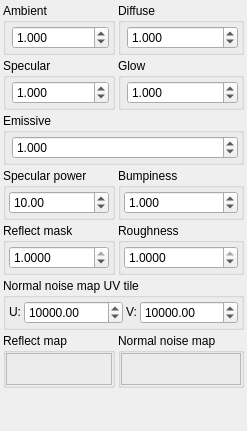
             <widget class="QWidget" name="tab_2">
              <property name="autoFillBackground">
               <bool>true</bool>
              </property>
              <attribute name="title">
               <string>Material</string>
              </attribute>
              <layout class="QGridLayout" name="gridLayout_23">
               <property name="leftMargin">
                <number>3</number>
               </property>
               <property name="topMargin">
                <number>3</number>
               </property>
               <property name="rightMargin">
                <number>3</number>
               </property>
               <property name="bottomMargin">
                <number>3</number>
               </property>
               <property name="spacing">
                <number>3</number>
               </property>
               <item row="9" column="0">
                <spacer name="verticalSpacer_4">
                 <property name="orientation">
                  <enum>Qt::Vertical</enum>
                 </property>
                 <property name="sizeHint" stdset="0">
                  <size>
                   <width>20</width>
                   <height>40</height>
                  </size>
                 </property>
                </spacer>
               </item>
               <item row="0" column="0">
                <widget class="GroupBox" name="groupBox_46">
                 <property name="title">
                  <string>Ambient</string>
                 </property>
                 <layout class="QGridLayout" name="gridLayout_24">
                  <property name="leftMargin">
                   <number>3</number>
                  </property>
                  <property name="topMargin">
                   <number>3</number>
                  </property>
                  <property name="rightMargin">
                   <number>3</number>
                  </property>
                  <property name="bottomMargin">
                   <number>3</number>
                  </property>
                  <property name="spacing">
                   <number>3</number>
                  </property>
                  <item row="0" column="0">
                   <widget class="ColorSelector" name="MaterialAmbientColor">
                    <property name="sizePolicy">
                     <sizepolicy hsizetype="Fixed" vsizetype="Preferred">
                      <horstretch>0</horstretch>
                      <verstretch>0</verstretch>
                     </sizepolicy>
                    </property>
                   </widget>
                  </item>
                  <item row="0" column="1">
                   <widget class="DoubleSpinBox" name="MaterialAmbientColorIntensity">
                    <property name="accelerated">
                     <bool>true</bool>
                    </property>
                    <property name="decimals">
                     <number>3</number>
                    </property>
                    <property name="maximum">
                     <double>100.000000000000000</double>
                    </property>
                    <property name="singleStep">
                     <double>0.001000000000000</double>
                    </property>
                    <property name="value">
                     <double>1.000000000000000</double>
                    </property>
                   </widget>
                  </item>
                 </layout>
                </widget>
               </item>
               <item row="0" column="1">
                <widget class="GroupBox" name="groupBox_47">
                 <property name="title">
                  <string>Diffuse</string>
                 </property>
                 <layout class="QGridLayout" name="gridLayout_47">
                  <property name="leftMargin">
                   <number>3</number>
                  </property>
                  <property name="topMargin">
                   <number>3</number>
                  </property>
                  <property name="rightMargin">
                   <number>3</number>
                  </property>
                  <property name="bottomMargin">
                   <number>3</number>
                  </property>
                  <property name="spacing">
                   <number>3</number>
                  </property>
                  <item row="0" column="1">
                   <widget class="DoubleSpinBox" name="MaterialDiffuseColorIntensity">
                    <property name="accelerated">
                     <bool>true</bool>
                    </property>
                    <property name="decimals">
                     <number>3</number>
                    </property>
                    <property name="maximum">
                     <double>100.000000000000000</double>
                    </property>
                    <property name="singleStep">
                     <double>0.001000000000000</double>
                    </property>
                    <property name="value">
                     <double>1.000000000000000</double>
                    </property>
                   </widget>
                  </item>
                  <item row="0" column="0">
                   <widget class="ColorSelector" name="MaterialDiffuseColor">
                    <property name="sizePolicy">
                     <sizepolicy hsizetype="Fixed" vsizetype="Preferred">
                      <horstretch>0</horstretch>
                      <verstretch>0</verstretch>
                     </sizepolicy>
                    </property>
                   </widget>
                  </item>
                 </layout>
                </widget>
               </item>
               <item row="1" column="1">
                <widget class="GroupBox" name="groupBox_49">
                 <property name="title">
                  <string>Glow</string>
                 </property>
                 <layout class="QGridLayout" name="gridLayout_60">
                  <property name="leftMargin">
                   <number>3</number>
                  </property>
                  <property name="topMargin">
                   <number>3</number>
                  </property>
                  <property name="rightMargin">
                   <number>3</number>
                  </property>
                  <property name="bottomMargin">
                   <number>3</number>
                  </property>
                  <property name="spacing">
                   <number>3</number>
                  </property>
                  <item row="0" column="1">
                   <widget class="DoubleSpinBox" name="MaterialGlowColorIntensity">
                    <property name="accelerated">
                     <bool>true</bool>
                    </property>
                    <property name="decimals">
                     <number>3</number>
                    </property>
                    <property name="maximum">
                     <double>100.000000000000000</double>
                    </property>
                    <property name="singleStep">
                     <double>0.001000000000000</double>
                    </property>
                    <property name="value">
                     <double>1.000000000000000</double>
                    </property>
                   </widget>
                  </item>
                  <item row="0" column="0">
                   <widget class="ColorSelector" name="MaterialGlowColor">
                    <property name="sizePolicy">
                     <sizepolicy hsizetype="Fixed" vsizetype="Preferred">
                      <horstretch>0</horstretch>
                      <verstretch>0</verstretch>
                     </sizepolicy>
                    </property>
                   </widget>
                  </item>
                 </layout>
                </widget>
               </item>
               <item row="4" column="1">
                <widget class="GroupBox" name="groupBox_52">
                 <property name="title">
                  <string>Roughness</string>
                 </property>
                 <layout class="QGridLayout" name="gridLayout_64">
                  <property name="leftMargin">
                   <number>3</number>
                  </property>
                  <property name="topMargin">
                   <number>3</number>
                  </property>
                  <property name="rightMargin">
                   <number>3</number>
                  </property>
                  <property name="bottomMargin">
                   <number>3</number>
                  </property>
                  <property name="spacing">
                   <number>3</number>
                  </property>
                  <item row="0" column="0">
                   <widget class="DoubleSpinBox" name="MaterialRoughness">
                    <property name="sizePolicy">
                     <sizepolicy hsizetype="Minimum" vsizetype="Fixed">
                      <horstretch>0</horstretch>
                      <verstretch>0</verstretch>
                     </sizepolicy>
                    </property>
                    <property name="accelerated">
                     <bool>true</bool>
                    </property>
                    <property name="decimals">
                     <number>4</number>
                    </property>
                    <property name="minimum">
                     <double>0.000000000000000</double>
                    </property>
                    <property name="maximum">
                     <double>1.000000000000000</double>
                    </property>
                    <property name="singleStep">
                     <double>0.000100000000000</double>
                    </property>
                    <property name="value">
                     <double>1.000000000000000</double>
                    </property>
                   </widget>
                  </item>
                 </layout>
                </widget>
               </item>
               <item row="3" column="0">
                <widget class="GroupBox" name="groupBox_51">
                 <property name="title">
                  <string>Specular power</string>
                 </property>
                 <layout class="QGridLayout" name="gridLayout_63">
                  <property name="leftMargin">
                   <number>3</number>
                  </property>
                  <property name="topMargin">
                   <number>3</number>
                  </property>
                  <property name="rightMargin">
                   <number>3</number>
                  </property>
                  <property name="bottomMargin">
                   <number>3</number>
                  </property>
                  <property name="spacing">
                   <number>3</number>
                  </property>
                  <item row="0" column="0">
                   <widget class="DoubleSpinBox" name="MaterialSpecularPower">
                    <property name="sizePolicy">
                     <sizepolicy hsizetype="Minimum" vsizetype="Fixed">
                      <horstretch>0</horstretch>
                      <verstretch>0</verstretch>
                     </sizepolicy>
                    </property>
                    <property name="accelerated">
                     <bool>true</bool>
                    </property>
                    <property name="decimals">
                     <number>2</number>
                    </property>
                    <property name="minimum">
                     <double>0.000000000000000</double>
                    </property>
                    <property name="maximum">
                     <double>100000.000000000000000</double>
                    </property>
                    <property name="singleStep">
                     <double>0.010000000000000</double>
                    </property>
                    <property name="value">
                     <double>10.000000000000000</double>
                    </property>
                   </widget>
                  </item>
                 </layout>
                </widget>
               </item>
               <item row="3" column="1">
                <widget class="GroupBox" name="groupBox_53">
                 <property name="title">
                  <string>Bumpiness</string>
                 </property>
                 <layout class="QGridLayout" name="gridLayout_65">
                  <property name="leftMargin">
                   <number>3</number>
                  </property>
                  <property name="topMargin">
                   <number>3</number>
                  </property>
                  <property name="rightMargin">
                   <number>3</number>
                  </property>
                  <property name="bottomMargin">
                   <number>3</number>
                  </property>
                  <property name="spacing">
                   <number>3</number>
                  </property>
                  <item row="0" column="0">
                   <widget class="DoubleSpinBox" name="MaterialBumpiness">
                    <property name="sizePolicy">
                     <sizepolicy hsizetype="Minimum" vsizetype="Fixed">
                      <horstretch>0</horstretch>
                      <verstretch>0</verstretch>
                     </sizepolicy>
                    </property>
                    <property name="accelerated">
                     <bool>true</bool>
                    </property>
                    <property name="decimals">
                     <number>3</number>
                    </property>
                    <property name="minimum">
                     <double>-99.000000000000000</double>
                    </property>
                    <property name="maximum">
                     <double>99.000000000000000</double>
                    </property>
                    <property name="singleStep">
                     <double>0.001000000000000</double>
                    </property>
                    <property name="value">
                     <double>1.000000000000000</double>
                    </property>
                   </widget>
                  </item>
                 </layout>
                </widget>
               </item>
               <item row="2" column="0" colspan="2">
                <widget class="GroupBox" name="groupBox_50">
                 <property name="title">
                  <string>Emissive</string>
                 </property>
                 <layout class="QGridLayout" name="gridLayout_61">
                  <property name="leftMargin">
                   <number>3</number>
                  </property>
                  <property name="topMargin">
                   <number>3</number>
                  </property>
                  <property name="rightMargin">
                   <number>3</number>
                  </property>
                  <property name="bottomMargin">
                   <number>3</number>
                  </property>
                  <property name="spacing">
                   <number>3</number>
                  </property>
                  <item row="0" column="1">
                   <widget class="DoubleSpinBox" name="MaterialEmissiveColorIntensity">
                    <property name="accelerated">
                     <bool>true</bool>
                    </property>
                    <property name="decimals">
                     <number>3</number>
                    </property>
                    <property name="maximum">
                     <double>100.000000000000000</double>
                    </property>
                    <property name="singleStep">
                     <double>0.001000000000000</double>
                    </property>
                    <property name="value">
                     <double>1.000000000000000</double>
                    </property>
                   </widget>
                  </item>
                  <item row="0" column="0">
                   <widget class="ColorSelector" name="MaterialEmissiveColor">
                    <property name="sizePolicy">
                     <sizepolicy hsizetype="Fixed" vsizetype="Preferred">
                      <horstretch>0</horstretch>
                      <verstretch>0</verstretch>
                     </sizepolicy>
                    </property>
                   </widget>
                  </item>
                 </layout>
                </widget>
               </item>
               <item row="1" column="0">
                <widget class="GroupBox" name="groupBox_48">
                 <property name="title">
                  <string>Specular</string>
                 </property>
                 <layout class="QGridLayout" name="gridLayout_58">
                  <property name="leftMargin">
                   <number>3</number>
                  </property>
                  <property name="topMargin">
                   <number>3</number>
                  </property>
                  <property name="rightMargin">
                   <number>3</number>
                  </property>
                  <property name="bottomMargin">
                   <number>3</number>
                  </property>
                  <property name="spacing">
                   <number>3</number>
                  </property>
                  <item row="0" column="1">
                   <widget class="DoubleSpinBox" name="MaterialSpecularColorIntensity">
                    <property name="accelerated">
                     <bool>true</bool>
                    </property>
                    <property name="decimals">
                     <number>3</number>
                    </property>
                    <property name="maximum">
                     <double>100.000000000000000</double>
                    </property>
                    <property name="singleStep">
                     <double>0.001000000000000</double>
                    </property>
                    <property name="value">
                     <double>1.000000000000000</double>
                    </property>
                   </widget>
                  </item>
                  <item row="0" column="0">
                   <widget class="ColorSelector" name="MaterialSpecularColor">
                    <property name="sizePolicy">
                     <sizepolicy hsizetype="Fixed" vsizetype="Preferred">
                      <horstretch>0</horstretch>
                      <verstretch>0</verstretch>
                     </sizepolicy>
                    </property>
                   </widget>
                  </item>
                 </layout>
                </widget>
               </item>
               <item row="4" column="0">
                <widget class="GroupBox" name="groupBox_54">
                 <property name="title">
                  <string>Reflect mask</string>
                 </property>
                 <layout class="QGridLayout" name="gridLayout_66">
                  <property name="leftMargin">
                   <number>3</number>
                  </property>
                  <property name="topMargin">
                   <number>3</number>
                  </property>
                  <property name="rightMargin">
                   <number>3</number>
                  </property>
                  <property name="bottomMargin">
                   <number>3</number>
                  </property>
                  <property name="spacing">
                   <number>3</number>
                  </property>
                  <item row="0" column="0">
                   <widget class="DoubleSpinBox" name="MaterialReflectmask">
                    <property name="sizePolicy">
                     <sizepolicy hsizetype="Minimum" vsizetype="Fixed">
                      <horstretch>0</horstretch>
                      <verstretch>0</verstretch>
                     </sizepolicy>
                    </property>
                    <property name="accelerated">
                     <bool>true</bool>
                    </property>
                    <property name="decimals">
                     <number>4</number>
                    </property>
                    <property name="minimum">
                     <double>0.000000000000000</double>
                    </property>
                    <property name="maximum">
                     <double>1.000000000000000</double>
                    </property>
                    <property name="singleStep">
                     <double>0.000100000000000</double>
                    </property>
                    <property name="value">
                     <double>1.000000000000000</double>
                    </property>
                   </widget>
                  </item>
                 </layout>
                </widget>
               </item>
               <item row="6" column="1">
                <widget class="GroupBox" name="groupBox_39">
                 <property name="title">
                  <string>Normal noise map</string>
                 </property>
                 <layout class="QGridLayout" name="gridLayout_52">
                  <property name="leftMargin">
                   <number>0</number>
                  </property>
                  <property name="topMargin">
                   <number>0</number>
                  </property>
                  <property name="rightMargin">
                   <number>0</number>
                  </property>
                  <property name="bottomMargin">
                   <number>0</number>
                  </property>
                  <property name="spacing">
                   <number>3</number>
                  </property>
                  <item row="0" column="0">
                   <widget class="PictureBox" name="NormalNoiseMap">
                    <property name="minimumSize">
                     <size>
                      <width>32</width>
                      <height>32</height>
                     </size>
                    </property>
                    <property name="maximumSize">
                     <size>
                      <width>128</width>
                      <height>128</height>
                     </size>
                    </property>
                    <property name="focusPolicy">
                     <enum>Qt::ClickFocus</enum>
                    </property>
                    <property name="acceptDrops">
                     <bool>true</bool>
                    </property>
                    <property name="frameShape">
                     <enum>QFrame::StyledPanel</enum>
                    </property>
                    <property name="text">
                     <string/>
                    </property>
                    <property name="scaledContents">
                     <bool>true</bool>
                    </property>
                    <property name="filter">
                     <string>Texture files(*.dds)</string>
                    </property>
                   </widget>
                  </item>
                 </layout>
                </widget>
               </item>
               <item row="5" column="0" colspan="2">
                <widget class="GroupBox" name="groupBox_55">
                 <property name="title">
                  <string>Normal noise map UV tile</string>
                 </property>
                 <layout class="QGridLayout" name="gridLayout_68">
                  <property name="leftMargin">
                   <number>3</number>
                  </property>
                  <property name="topMargin">
                   <number>3</number>
                  </property>
                  <property name="rightMargin">
                   <number>3</number>
                  </property>
                  <property name="bottomMargin">
                   <number>3</number>
                  </property>
                  <property name="spacing">
                   <number>3</number>
                  </property>
                  <item row="0" column="3">
                   <widget class="DoubleSpinBox" name="NormalNoiseTileV">
                    <property name="sizePolicy">
                     <sizepolicy hsizetype="Minimum" vsizetype="Fixed">
                      <horstretch>0</horstretch>
                      <verstretch>0</verstretch>
                     </sizepolicy>
                    </property>
                    <property name="accelerated">
                     <bool>true</bool>
                    </property>
                    <property name="decimals">
                     <number>2</number>
                    </property>
                    <property name="minimum">
                     <double>0.000000000000000</double>
                    </property>
                    <property name="maximum">
                     <double>1000000.000000000000000</double>
                    </property>
                    <property name="singleStep">
                     <double>1.000000000000000</double>
                    </property>
                    <property name="value">
                     <double>10000.000000000000000</double>
                    </property>
                   </widget>
                  </item>
                  <item row="0" column="0">
                   <widget class="QLabel" name="label">
                    <property name="sizePolicy">
                     <sizepolicy hsizetype="Fixed" vsizetype="Fixed">
                      <horstretch>0</horstretch>
                      <verstretch>0</verstretch>
                     </sizepolicy>
                    </property>
                    <property name="text">
                     <string>U:</string>
                    </property>
                   </widget>
                  </item>
                  <item row="0" column="1">
                   <widget class="DoubleSpinBox" name="NormalNoiseTileU">
                    <property name="sizePolicy">
                     <sizepolicy hsizetype="Minimum" vsizetype="Fixed">
                      <horstretch>0</horstretch>
                      <verstretch>0</verstretch>
                     </sizepolicy>
                    </property>
                    <property name="accelerated">
                     <bool>true</bool>
                    </property>
                    <property name="decimals">
                     <number>2</number>
                    </property>
                    <property name="minimum">
                     <double>0.000000000000000</double>
                    </property>
                    <property name="maximum">
                     <double>1000000.000000000000000</double>
                    </property>
                    <property name="singleStep">
                     <double>1.000000000000000</double>
                    </property>
                    <property name="value">
                     <double>10000.000000000000000</double>
                    </property>
                   </widget>
                  </item>
                  <item row="0" column="2">
                   <widget class="QLabel" name="label_2">
                    <property name="sizePolicy">
                     <sizepolicy hsizetype="Fixed" vsizetype="Fixed">
                      <horstretch>0</horstretch>
                      <verstretch>0</verstretch>
                     </sizepolicy>
                    </property>
                    <property name="text">
                     <string>V:</string>
                    </property>
                   </widget>
                  </item>
                 </layout>
                </widget>
               </item>
               <item row="6" column="0">
                <widget class="GroupBox" name="groupBox_11">
                 <property name="title">
                  <string>Reflect map</string>
                 </property>
                 <layout class="QGridLayout" name="gridLayout_20">
                  <property name="leftMargin">
                   <number>0</number>
                  </property>
                  <property name="topMargin">
                   <number>0</number>
                  </property>
                  <property name="rightMargin">
                   <number>0</number>
                  </property>
                  <property name="bottomMargin">
                   <number>0</number>
                  </property>
                  <property name="spacing">
                   <number>3</number>
                  </property>
                  <item row="0" column="0">
                   <widget class="PictureBox" name="MaterialReflectMap">
                    <property name="minimumSize">
                     <size>
                      <width>32</width>
                      <height>32</height>
                     </size>
                    </property>
                    <property name="maximumSize">
                     <size>
                      <width>128</width>
                      <height>128</height>
                     </size>
                    </property>
                    <property name="focusPolicy">
                     <enum>Qt::ClickFocus</enum>
                    </property>
                    <property name="acceptDrops">
                     <bool>true</bool>
                    </property>
                    <property name="frameShape">
                     <enum>QFrame::StyledPanel</enum>
                    </property>
                    <property name="text">
                     <string/>
                    </property>
                    <property name="scaledContents">
                     <bool>true</bool>
                    </property>
                    <property name="filter">
                     <string>Texture files(*.dds)</string>
                    </property>
                   </widget>
                  </item>
                 </layout>
                </widget>
               </item>
              </layout>
             </widget>
